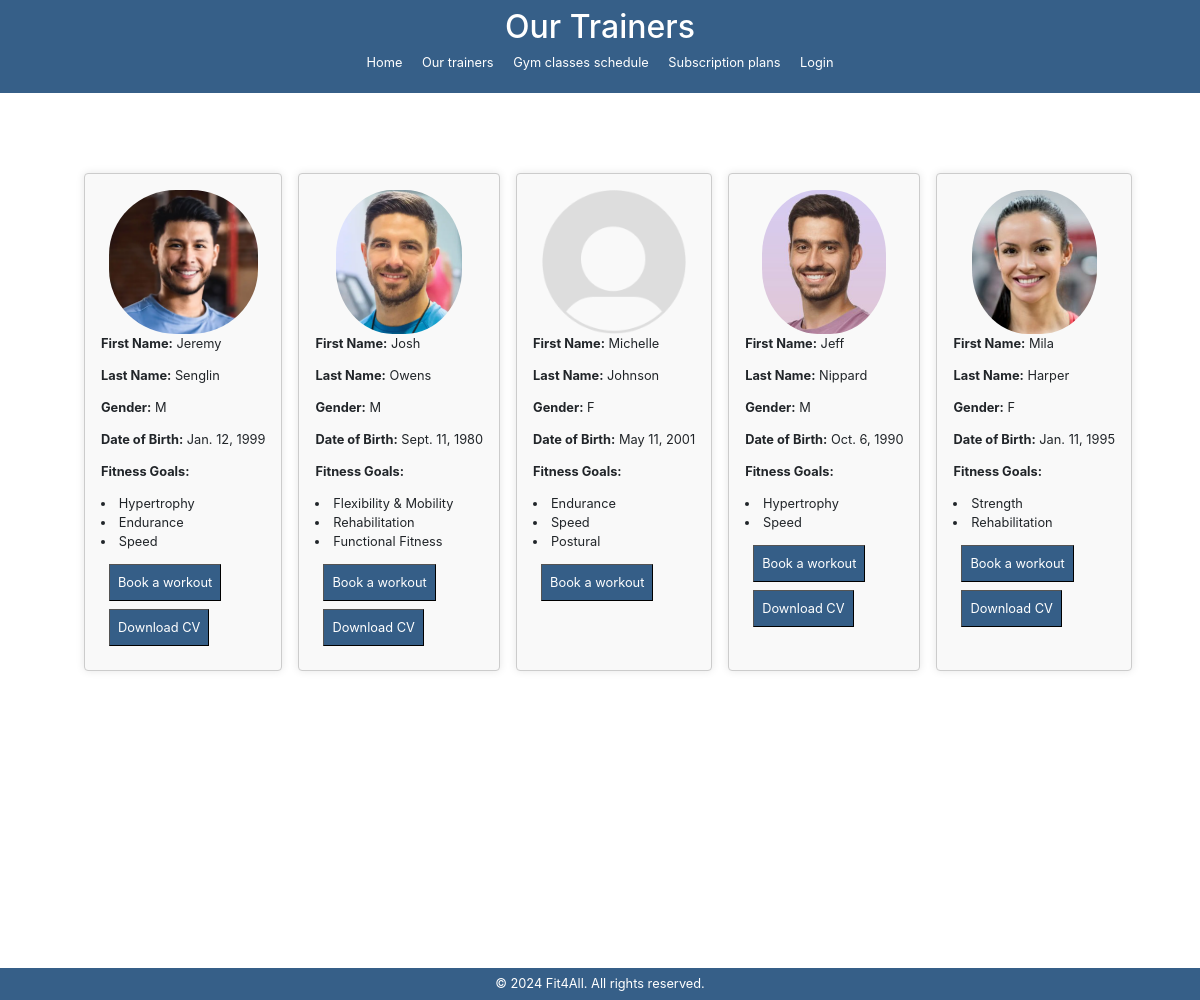
Screenshot of /palestra/trainer-list/ with the database file from the repository.
### palestra/models.py (models this page shows, shortened)
class TrainerProfile(models.Model):
    user = models.OneToOneField(User, on_delete=models.CASCADE)
    gender_choices = [
        ('M', 'Male'),
        ('F', 'Female'),
    ]
    gender = models.CharField(max_length=1, choices=gender_choices, null=False, blank=True)
    first_name = models.CharField(max_length=100, null=False, blank=True)
    last_name = models.CharField(max_length=100, null=False, blank=True)
    date_of_birth = models.DateField(null=True, blank=True)
    certifications = models.FileField(upload_to='pt_CVs/', blank=True)
    profile_picture = models.ImageField(upload_to='profile_pictures/', null=True, blank=True)
    fitness_goals = models.ManyToManyField(FitnessGoal)  # Cambio qui
    pt_photo = models.ImageField(upload_to='pt_images/', null=True, blank=True)

### management/models.py (models this page shows)
class FitnessGoal(models.Model):
    name = models.CharField(max_length=100)

### palestra/views.py (the view)
# urls.py: path('trainer-list/', views.TrainerListView.as_view(), name='trainer-list'),
class TrainerListView(View):
    def get(self, request):
        trainers_users = models.User.objects.filter(is_instructor=True)
        trainers = []
        for trainer_user in trainers_users:
            try:
                trainer_profile = models.TrainerProfile.objects.get(user=trainer_user)
            except models.TrainerProfile.DoesNotExist:
                continue
            fitness_goals = functions.get_fitness_goals(trainer_profile)
            trainers.append((trainer_profile,fitness_goals))
        return render(request=request, template_name="trainer-list.html", context={'trainers':trainers})

### utils/functions.py (called while the page is built)
def get_fitness_goals(trainer_profile):
    fitness_goals = trainer_profile.fitness_goals.all()
    fitness_goal_names = [fitness_goal.name for fitness_goal in fitness_goals]
    return fitness_goal_names

### templates/palestra/trainer-list.html (shortened to what this page needs)
{% extends "base.html" %}
{% load static %}
{% block header %} Our Trainers {% endblock %}
{% block content %}
    <div class="trainers-container">
        {% for trainer, fitness_goals in trainers %}
        <div class="trainer-card">
            <img src="{% if trainer.pt_photo %}{{ trainer.pt_photo.url }}{% else %}{% static 'img/default_profile_image.png' %}{% endif %}" alt="Profile Picture" style="max-width: 200px;">
            <div class="trainer-details">
                <p><strong>First Name:</strong> {{ trainer.first_name|default:"-" }}</p>
                <p><strong>Last Name:</strong> {{ trainer.last_name|default:"-" }}</p>
                <p><strong>Gender:</strong> {{ trainer.gender|default:"-" }}</p>
                <p><strong>Date of Birth:</strong> {{ trainer.date_of_birth|default:"-" }}</p>
                <p><strong>Fitness Goals:</strong> {% for goal in fitness_goals %}<li>{{ goal }}</li>{% endfor %}</p>
            </div>
            <div class="links">
                    {% if not request.user.is_instructor and not request.user.is_manager %}
                        <form method="get" style="display:contents;" action="{% url 'palestra:book-workout' trainer.id  %}">
                            <button type="submit" style="margin:10px;">Book a workout</button>
                        </form>
                    {% endif %}
                    {% if trainer.certifications %}
                        <form method="get" style="display:contents;" action="{{ trainer.certifications.url }}" target="_blank">
                            <button type="submit" style="margin:10px;">Download CV</button>
                        </form>
                    {% endif %}
            </div>
            </div>
        {% endfor %}
    </div>
{% endblock %}

### static/css/style.css (style rules this page uses)
html { zoom: 80%; }
html, body { height: 100%; }
body { font-family: Arial, sans-serif; margin: 0; padding: 0; display: flex; flex-direction: column; }
.trainers-container { display: inline-flex; text-align: left; align-self: center; margin-top: 100px; }
.trainer-card { padding: 20px; text-align-last: left; border: 2px solid #ccc; border-radius: 5px; background-color: #f9f9f9; margin-left: 20px; box-shadow: 0 0 10px rgba(0, 0, 0, 0.1); transition: transform 0.3s ease, box-shadow 0.3s ease; }
.trainer-card img { display: block; margin: 0 auto; border-radius: 45%; max-width: 100%; height: 180px; }
form { width: 1000px; display: grid; padding: 20px; border: 1px solid #ccc; border-radius: 5px; background-color: #f9f9f9; }
label, input, button { display: block; border-radius: 5px; margin-bottom: 10px; margin-top: 10px; }
button { border-radius: 5px; padding: 10px; background-color: #003569c9; color: #fff; cursor: pointer; }
p { margin-top: 20px; text-align: center; }

### rows the page displays
TrainerProfile: pt_photo (picture), first_name "Jeremy", last_name "Senglin", gender "M", date_of_birth "Jan. 12, 1999"
FitnessGoal: fitness_goals "Hypertrophy" "Hypertrophy"
FitnessGoal: fitness_goals "Endurance" "Endurance"
FitnessGoal: fitness_goals "Speed" "Speed" "Speed"
TrainerProfile: pt_photo (picture), first_name "Josh", last_name "Owens", gender "M", date_of_birth "Sept. 11, 1980"
FitnessGoal: fitness_goals "Flexibility & Mobility"
FitnessGoal: fitness_goals "Rehabilitation" "Rehabilitation"
FitnessGoal: fitness_goals "Functional Fitness"
TrainerProfile: first_name "Michelle", last_name "Johnson", gender "F", date_of_birth "May 11, 2001"
FitnessGoal: fitness_goals "Postural"
TrainerProfile: pt_photo (picture), first_name "Jeff", last_name "Nippard", gender "M", date_of_birth "Oct. 6, 1990"
TrainerProfile: pt_photo (picture), first_name "Mila", last_name "Harper", gender "F", date_of_birth "Jan. 11, 1995"
FitnessGoal: fitness_goals "Strength"

### other values shown
{{ gym_name }} "Fit4All"
